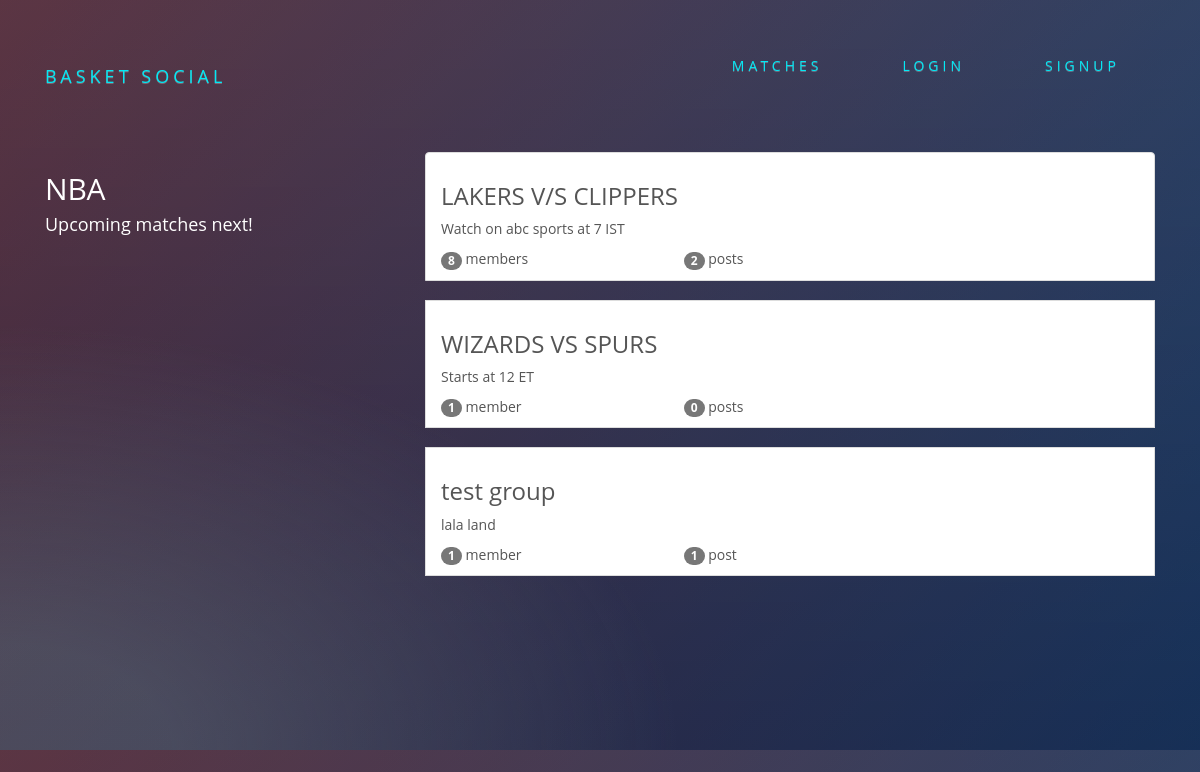
The app's page /groups/ with its own data.
### groups/models.py (models this page shows, shortened)
class Group(models.Model):
    name=models.CharField(max_length=255,unique=True)
    slug=models.SlugField(allow_unicode=True,unique=True)
    description=models.TextField(blank=True,default='')
    description_html=models.TextField(editable=False,default='',blank=True)
    members=models.ManyToManyField(User,through='GroupMember')
    class Meta:
        ordering=['name']

### groups/views.py (the view)
# urls.py: path('',views.ListGroups.as_view(),name='all'),
class ListGroups(generic.ListView):
    model=Group

### groups/templates/groups/group_list.html (shortened to what this page needs)
{% extends 'groups/group_base.html' %}
{% block pregroup %}
<div class="col-md-4">
  <div class="content">
    {% if user.is_authenticated %}
    <h2>WELCOME BACK !</h2>
  <h2>  <a id='pur' href="{% url 'posts:for_user' username=user.username %}">@ {{user.username}}</a></h2>
    {% else %}
    <h2>NBA</h2>
    <h4 id='ase'>Upcoming matches next! </h4>
    {% endif %}
  </div>
</div>
{% endblock %}
{% block group_content %}
<div class="col-md-8">
  <div class="list_group ">
    {% for group in object_list %}
    <a class="list-group-item " href="{% url 'groups:single' slug=group.slug %}">
    <h3 class ='title-group'>{{group.name}}</h3>
    <div class="list-group-text">
      {{group.description_html|safe}}
      <div class="row">
        <div class="col-md-4">
          <span class='badge'>{{group.members.count}}</span>
          member{{group.members.count|pluralize}}
          </div>
          <div class="col-md-4">
            <span class='badge'>{{group.posts.count}}</span>
            post{{group.posts.count|pluralize}}
          </div>
        </div>
      </div>
      </a>
      <br>
{% endfor %}
    </div>
  </div>
{% endblock %}

### static/social/css/master.css (style rules this page uses)
body { margin: 0; overflow: auto; background: #2f294f; color:white; }
* { -webkit-box-sizing:border-box; -moz-box-sizing:border-box; -ms-box-sizing:border-box; -o-box-sizing:border-box; box-sizing:border-box; }
body { font-family: 'Open Sans', sans-serif; background: #092756; background: -moz-radial-gradient(0% 100%, ellipse cover, rgba(104,128,138,.4) 10%,rgba(138,114,76,0) 40%),-moz-linear-gradient(top, rgba(57,173,219,.25) 0%, rgba(42,60,87,.4) 100%), -moz-linear-gradient(-45deg, #670d10 0%, #092756 100%); background: -webkit-radial-gradient(0% 100%, ellipse cover, rgba(104,128,138,.4) 10%,rgba(138,114,76,0) 40%), -webkit-linear-gradient(top, rgba(57,173,219,.25) 0%,rgba(42,60,87,.4) 100%), -webkit-linear-gradient(-45deg, #670d10 0%,#092756 100%); background: -o-radial-gradient(0% 100%, ellipse cover, rgba(104,128,138,.4) 10%,rgba(138,114,76,0) 40%), -o-linear-gradient(top, rgba(57,173,219,.25) 0%,rgba(42,60,87,.4) 100%), -o-linear-gradient(-45deg, #670d10 0%,#092756 100%); background: -ms-radial-gradient(0% 100%, ellipse cover, rgba(104,128,138,.4) 10%,rgba(138,114,76,0) 40%), -ms-linear-gradient(top, rgba(57,173,219,.25) 0%,rgba(42,60,87,.4) 100%), -ms-linear-gradient(-45deg, #670d10 0%,#092756 100%); background: -webkit-radial-gradient(0% 100%, ellipse cover, rgba(104,128,138,.4) 10%,rgba(138,114,76,0) 40%), linear-gradient(to bottom, rgba(57,173,219,.25) 0%,rgba(42,60,87,.4) 100%), linear-gradient(135deg, #670d10 0%,#092756 100%); filter: progid:DXImageTransform.Microsoft.gradient( startColorstr='#3E1D6D', endColorstr='#092756',GradientType=1 ); }
* { margin: 0; padding: 0; box-sizing: border-box; }

### records on screen
Group: name "LAKERS V/S CLIPPERS", description_html "Watch on abc sports at 7 IST", members.count "8", posts.count "2"
Group: name "WIZARDS VS SPURS", description_html "Starts at 12 ET", members.count "1", posts.count "0"
Group: name "test group", description_html "lala land", members.count "1", posts.count "1"
